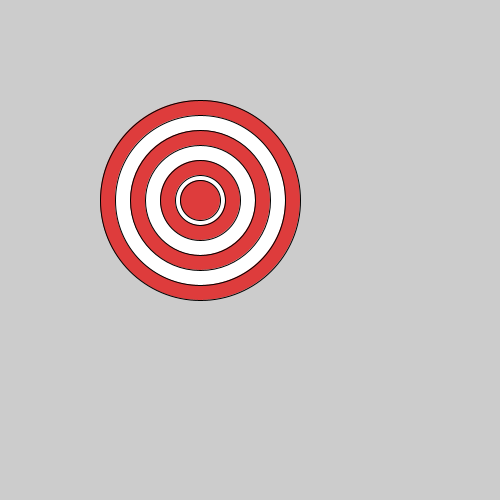
Frame 1 (no input)
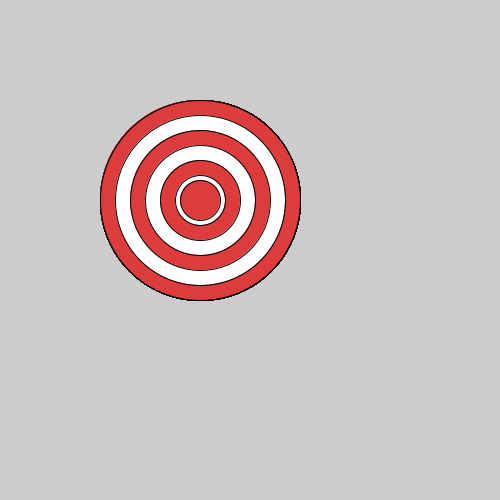
Frame 60 (the mouse pressed at the canvas centre just before this capture)
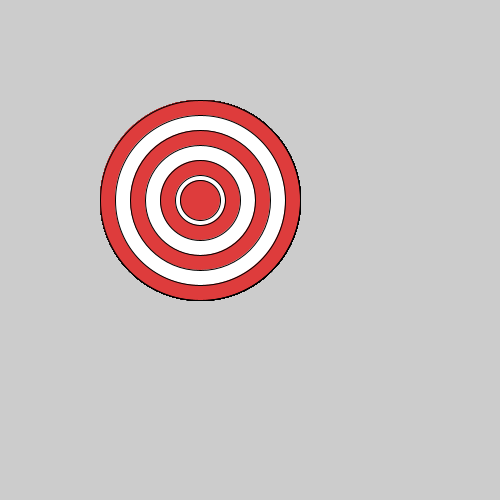
Frame 120 (the mouse held since frame 60 and released just before this capture)

The Processing sketch that drew these frames (run headless with seeded random() and noise(); from frame 60 on, the mouse is pressed at the canvas centre):

// Processing sketch: bullseye
// ── bullseye.pde

void setup() {
 
  // set the size of your sketch
  size (500,500);
}

void draw() {
  
  //Starting with the largest ellipse, use a for loop to draw a bullseye with ellipses.
  for(int i=0; i<9; i++) {
    if (i % 2 ==0) {
      fill(222, 60, 60);
    }
    else {
      fill(255, 255, 255);
    }
     ellipse(200,200, 200-(i*30), 200-(i*30));
  }
  //Use an if statement and remainder to alternate the color of your rings.
 
  
}
